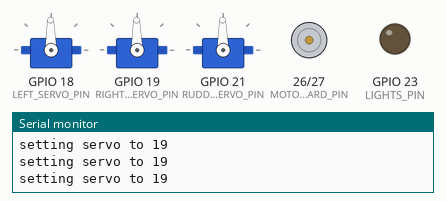
Simulated run of this sketch. Board: ESP32. Shown: 3 × servo, motor-driver pin pairs drawn as motors (green arrow = first pin HIGH = forward, orange = second pin HIGH = backward, longer = more drive), output pins drawn as LEDs (lit = HIGH), the last lines printed to the serial monitor. Servo pulses on a pin are drawn as a servo (544–2400 µs = 0–180°).

Above: at 0.05 s.
At 1.95 s:
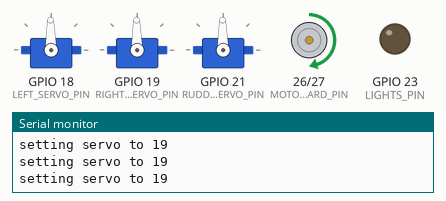
At 3.95 s:
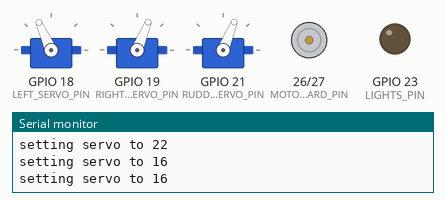
At 7.95 s:
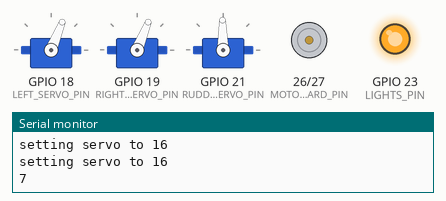
At 11.95 s:
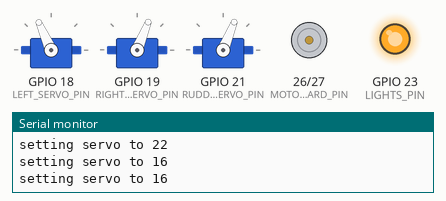
At 15.95 s:
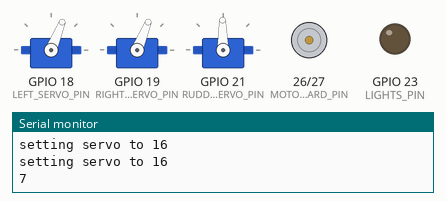
Timing chart, 0 to 20.9 s (numbered marks = the images above):
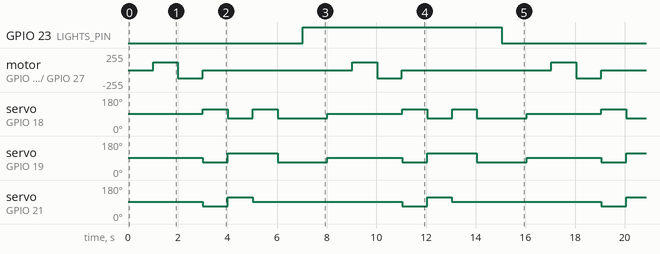

The sketch:

sub_controller_sub_2.ino
```cpp
/*
 * Code for on the submarine to receive signals and control the sub motors.
 */


/* Communications */
#define RECV_PIN 32
#define RECV_SPEED 50     // in ms
int nowTime;
int dataBits;


/* Control signals */
#define STAND_STILL 0
#define FORWARD 1
#define BACKWARD 2
#define LEFT 3
#define RIGHT 4
#define UP 5
#define DOWN 6
#define TOGGLE_LIGHTS 7


/* Servos */
#define SERVO_PWM_FREQ 50
#define SERVO_PWM_RESOLUTION 8
#define SERVO_MIN 7
#define SERVO_MAX 32
#define FORWARD_DIR 20

#define LEFT_SERVO_PIN 18
#define RIGHT_SERVO_PIN 19
#define RUDDER_SERVO_PIN 21

#define LEFT_PWM_CHANNEL 0
#define RIGHT_PWM_CHANNEL 1
#define RUDDER_PWM_CHANNEL 2

int leftServoPos;
int rightServoPos;
int rudderServoPos;


/* Motor */
#define MOTOR_FORWARD_PIN 26
#define MOTOR_BACKWARD_PIN 27
#define MOTOR_FORWARD_PWM_CHANNEL 3
#define MOTOR_BACKWARD_PWM_CHANNEL 4
#define MOTOR_SPEED 120
int motor_state;


/* Lights */
#define LIGHTS_PIN 23
int lightsToggle;


void recv_signal() {
  // The pin has been pulled low
  // Start the timer
  nowTime = 0;
  while (!digitalRead(RECV_PIN)) {
    nowTime++;
    delay(1);
  }

  // Decide if this was the start bit
  if (nowTime < (RECV_SPEED / 2 + 5)) {
    // Wait for rest of start bits
    delay(RECV_SPEED/2);
    // Now read the next three bits
    delay(RECV_SPEED/2);
    dataBits = 0;
    for (int i = 0; i < 3; i++) {
      Serial.println(!digitalRead(RECV_PIN));
      dataBits = dataBits | (!digitalRead(RECV_PIN) << i);
      delay(RECV_SPEED);
    }
  }
}


void set_motor() {
  // if this is called, first reset movement to stand still
  ledcWrite(MOTOR_FORWARD_PWM_CHANNEL, 0); ledcWrite(MOTOR_BACKWARD_PWM_CHANNEL, 0);
  if (motor_state == 1) { ledcWrite(MOTOR_FORWARD_PWM_CHANNEL, MOTOR_SPEED); }
  else if (motor_state == -1) { ledcWrite(MOTOR_BACKWARD_PWM_CHANNEL, MOTOR_SPEED); }
}


void set_activators() {
  ledcWrite(LEFT_PWM_CHANNEL, leftServoPos);
  ledcWrite(RIGHT_PWM_CHANNEL, rightServoPos);
  ledcWrite(RUDDER_PWM_CHANNEL, rudderServoPos);
  set_motor();
}


void sub_stand_still() {
  set_servo_percentage(&leftServoPos, 90);
  set_servo_percentage(&rightServoPos, 90);
  set_servo_percentage(&rudderServoPos, 90);
  motor_state = 0;
  set_activators();
}


/*
 * Where 90 deg is the middle.
 */
void set_servo_percentage(int* servo, int deg) {
  int set;
  float set_f = (float)( SERVO_MAX - SERVO_MIN ) / 180;
  set = set_f * (float)deg + SERVO_MIN;
  Serial.print("setting servo to ");
  Serial.println(set);
  *servo = set;
}


void set_state() {
  // Set the state of the sub
  // If its toggling the lights then dont reset the movement state
  if (dataBits == TOGGLE_LIGHTS) {
    lightsToggle = ~lightsToggle;
    digitalWrite(LIGHTS_PIN, lightsToggle);
  } else {
    // First set to nothing to reset all states
    sub_stand_still();
    if (dataBits == STAND_STILL) {}
    else if (dataBits == FORWARD) { motor_state = 1; }
    else if (dataBits == BACKWARD) { motor_state = -1; }
    else if (dataBits == LEFT) {
      set_servo_percentage(&leftServoPos, 110);
      set_servo_percentage(&rightServoPos, 70);
      set_servo_percentage(&rudderServoPos, 70);
    } else if (dataBits == RIGHT) {
      set_servo_percentage(&leftServoPos, 70);
      set_servo_percentage(&rightServoPos, 110);
      set_servo_percentage(&rudderServoPos, 110);
    } else if (dataBits == UP) {
      set_servo_percentage(&leftServoPos, 110);
      set_servo_percentage(&rightServoPos, 110);
    } else if (dataBits == DOWN) {
      set_servo_percentage(&leftServoPos, 70);
      set_servo_percentage(&rightServoPos, 70);
    }
    set_activators();
  }
}


void setup() {
  // DEBUG serial setup
  Serial.begin(115200);

  // Servo setup
  ledcSetup(LEFT_PWM_CHANNEL, SERVO_PWM_FREQ, SERVO_PWM_RESOLUTION);
  ledcAttachPin(LEFT_SERVO_PIN, LEFT_PWM_CHANNEL);
  set_servo_percentage(&leftServoPos, 90);
  ledcWrite(LEFT_PWM_CHANNEL, leftServoPos);
  ledcSetup(RIGHT_PWM_CHANNEL, SERVO_PWM_FREQ, SERVO_PWM_RESOLUTION);
  ledcAttachPin(RIGHT_SERVO_PIN, RIGHT_PWM_CHANNEL);
  set_servo_percentage(&rightServoPos, 90);
  ledcWrite(RIGHT_PWM_CHANNEL, rightServoPos);
  ledcSetup(RUDDER_PWM_CHANNEL, SERVO_PWM_FREQ, SERVO_PWM_RESOLUTION);
  ledcAttachPin(RUDDER_SERVO_PIN, RUDDER_PWM_CHANNEL);
  set_servo_percentage(&rudderServoPos, 90);
  ledcWrite(RUDDER_PWM_CHANNEL, rudderServoPos);

  // Motor setup
  ledcSetup(MOTOR_FORWARD_PWM_CHANNEL, SERVO_PWM_FREQ, SERVO_PWM_RESOLUTION);
  ledcAttachPin(MOTOR_FORWARD_PIN, MOTOR_FORWARD_PWM_CHANNEL);
  ledcSetup(MOTOR_BACKWARD_PWM_CHANNEL, SERVO_PWM_FREQ, SERVO_PWM_RESOLUTION);
  ledcAttachPin(MOTOR_BACKWARD_PIN, MOTOR_BACKWARD_PWM_CHANNEL);
  ledcWrite(MOTOR_FORWARD_PWM_CHANNEL, 0);
  ledcWrite(MOTOR_BACKWARD_PWM_CHANNEL, 0);

  // Pin setup
  pinMode(RECV_PIN, INPUT);
  pinMode(LIGHTS_PIN, OUTPUT);

  // Initialise pins
  lightsToggle = 0;
  digitalWrite(LIGHTS_PIN, lightsToggle);

  // Redundant call as everything is set to still above
  sub_stand_still();

  // Communications setup
  dataBits = 0;
  nowTime = 0;
}


void loop() {
//  if (!digitalRead(RECV_PIN)) {
//    recv_signal();
//    Serial.print("got something ");
//    Serial.println(dataBits);
//    set_state();
//  }
//  delay(1);
  for (int i = 0; i < 8; i++) {
    dataBits = i;
    Serial.println(dataBits);
    set_state();
    delay(1000);
  }
}
```

Measured:
- by itself, GPIO 23 (LIGHTS_PIN): alternates HIGH for 8.0 s and LOW for 8.0 s
- by itself, servo on GPIO 18 (LEFT_SERVO_PIN): repeats every 8.0 s: 68° 1.0 s, 114° 1.0 s, 68° 2.0 s, 91° 3.0 s, 114° 1.0 s
- by itself, servo on GPIO 19 (RIGHT_SERVO_PIN): repeats every 8.0 s: 114° 2.0 s, 68° 2.0 s, 91° 3.0 s, 68° 1.0 s
- by itself, servo on GPIO 21 (RUDDER_SERVO_PIN): repeats every 8.0 s: 114° 1.0 s, 91° 6.0 s, 68° 1.0 s
- by itself, motor on GPIO 26 (MOTOR_FORWARD_PIN) / GPIO 27 (MOTOR_BACKWARD_PIN): repeats every 8.0 s: backward 120/255 1.0 s, stopped 6.0 s, forward 120/255 1.0 s
